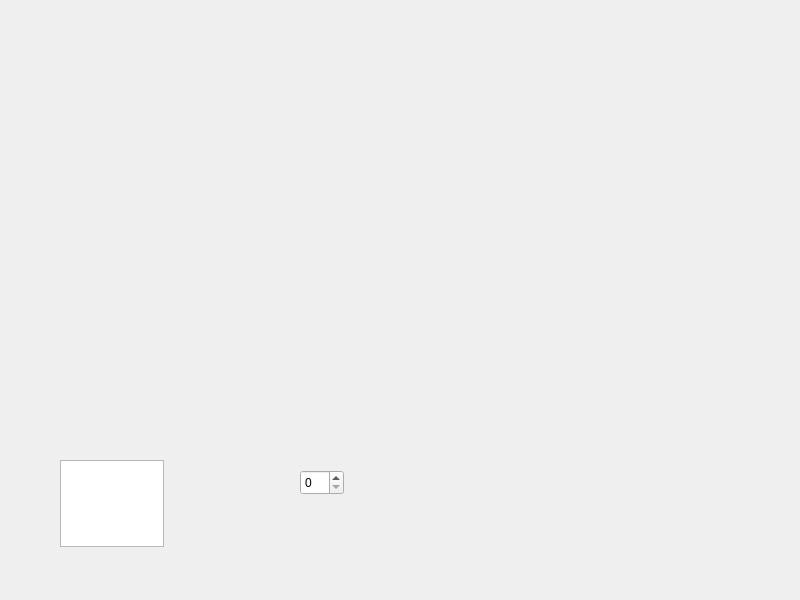
<?xml version="1.0" encoding="UTF-8"?>
<ui version="4.0">
 <class>Widget</class>
 <widget class="QWidget" name="Widget">
  <property name="geometry">
   <rect>
    <x>0</x>
    <y>0</y>
    <width>800</width>
    <height>600</height>
   </rect>
  </property>
  <property name="windowTitle">
   <string>Widget</string>
  </property>
  <widget class="QTextEdit" name="textEdit">
   <property name="geometry">
    <rect>
     <x>60</x>
     <y>460</y>
     <width>104</width>
     <height>87</height>
    </rect>
   </property>
  </widget>
  <widget class="QSpinBox" name="spinBox">
   <property name="geometry">
    <rect>
     <x>300</x>
     <y>470</y>
     <width>44</width>
     <height>25</height>
    </rect>
   </property>
  </widget>
 </widget>
 <resources/>
 <connections/>
</ui>
